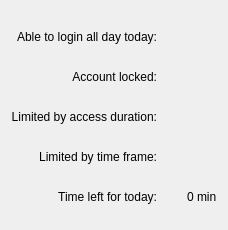
<?xml version="1.0" encoding="UTF-8"?>
<ui version="4.0">
 <class>Form</class>
 <widget class="QWidget" name="Form">
  <property name="geometry">
   <rect>
    <x>0</x>
    <y>0</y>
    <width>214</width>
    <height>230</height>
   </rect>
  </property>
  <property name="windowTitle">
   <string>Form</string>
  </property>
  <layout class="QGridLayout" name="gridLayout">
   <item row="0" column="0">
    <spacer name="verticalSpacer_2">
     <property name="orientation">
      <enum>Qt::Vertical</enum>
     </property>
     <property name="sizeType">
      <enum>QSizePolicy::Fixed</enum>
     </property>
     <property name="sizeHint" stdset="0">
      <size>
       <width>10</width>
       <height>14</height>
      </size>
     </property>
    </spacer>
   </item>
   <item row="1" column="0">
    <widget class="QLabel" name="lbAllDayLogin">
     <property name="minimumSize">
      <size>
       <width>0</width>
       <height>24</height>
      </size>
     </property>
     <property name="layoutDirection">
      <enum>Qt::RightToLeft</enum>
     </property>
     <property name="frameShape">
      <enum>QFrame::NoFrame</enum>
     </property>
     <property name="text">
      <string>Able to login all day today:</string>
     </property>
     <property name="alignment">
      <set>Qt::AlignRight|Qt::AlignTrailing|Qt::AlignVCenter</set>
     </property>
    </widget>
   </item>
   <item row="1" column="2">
    <widget class="KLed" name="kled"/>
   </item>
   <item row="4" column="0">
    <widget class="QLabel" name="lbLock">
     <property name="minimumSize">
      <size>
       <width>0</width>
       <height>24</height>
      </size>
     </property>
     <property name="layoutDirection">
      <enum>Qt::RightToLeft</enum>
     </property>
     <property name="text">
      <string>Account locked:</string>
     </property>
     <property name="alignment">
      <set>Qt::AlignRight|Qt::AlignTrailing|Qt::AlignVCenter</set>
     </property>
    </widget>
   </item>
   <item row="4" column="2">
    <widget class="KLed" name="kled_2"/>
   </item>
   <item row="6" column="0">
    <widget class="QLabel" name="lbBound">
     <property name="minimumSize">
      <size>
       <width>0</width>
       <height>24</height>
      </size>
     </property>
     <property name="layoutDirection">
      <enum>Qt::RightToLeft</enum>
     </property>
     <property name="text">
      <string>Limited by access duration:</string>
     </property>
     <property name="alignment">
      <set>Qt::AlignRight|Qt::AlignTrailing|Qt::AlignVCenter</set>
     </property>
    </widget>
   </item>
   <item row="6" column="2">
    <widget class="KLed" name="kled_3">
     <property name="state">
      <enum>KLed::On</enum>
     </property>
    </widget>
   </item>
   <item row="8" column="0">
    <widget class="QLabel" name="lbLimit">
     <property name="minimumSize">
      <size>
       <width>0</width>
       <height>24</height>
      </size>
     </property>
     <property name="layoutDirection">
      <enum>Qt::RightToLeft</enum>
     </property>
     <property name="text">
      <string>Limited by time frame:</string>
     </property>
     <property name="alignment">
      <set>Qt::AlignRight|Qt::AlignTrailing|Qt::AlignVCenter</set>
     </property>
    </widget>
   </item>
   <item row="8" column="2">
    <widget class="KLed" name="kled_4"/>
   </item>
   <item row="10" column="0">
    <widget class="QLabel" name="lbTimeLeft">
     <property name="minimumSize">
      <size>
       <width>0</width>
       <height>24</height>
      </size>
     </property>
     <property name="layoutDirection">
      <enum>Qt::RightToLeft</enum>
     </property>
     <property name="text">
      <string>Time left for today:</string>
     </property>
     <property name="alignment">
      <set>Qt::AlignRight|Qt::AlignTrailing|Qt::AlignVCenter</set>
     </property>
    </widget>
   </item>
   <item row="10" column="2">
    <widget class="QLabel" name="lbTimeLeftStatus">
     <property name="text">
      <string>0 min</string>
     </property>
    </widget>
   </item>
   <item row="11" column="0" colspan="3">
    <spacer name="verticalSpacer">
     <property name="orientation">
      <enum>Qt::Vertical</enum>
     </property>
     <property name="sizeHint" stdset="0">
      <size>
       <width>206</width>
       <height>71</height>
      </size>
     </property>
    </spacer>
   </item>
   <item row="3" column="0">
    <spacer name="verticalSpacer_3">
     <property name="orientation">
      <enum>Qt::Vertical</enum>
     </property>
     <property name="sizeType">
      <enum>QSizePolicy::Fixed</enum>
     </property>
     <property name="sizeHint" stdset="0">
      <size>
       <width>5</width>
       <height>10</height>
      </size>
     </property>
    </spacer>
   </item>
   <item row="5" column="0">
    <spacer name="verticalSpacer_4">
     <property name="orientation">
      <enum>Qt::Vertical</enum>
     </property>
     <property name="sizeType">
      <enum>QSizePolicy::Fixed</enum>
     </property>
     <property name="sizeHint" stdset="0">
      <size>
       <width>5</width>
       <height>10</height>
      </size>
     </property>
    </spacer>
   </item>
   <item row="7" column="0">
    <spacer name="verticalSpacer_5">
     <property name="orientation">
      <enum>Qt::Vertical</enum>
     </property>
     <property name="sizeType">
      <enum>QSizePolicy::Fixed</enum>
     </property>
     <property name="sizeHint" stdset="0">
      <size>
       <width>5</width>
       <height>10</height>
      </size>
     </property>
    </spacer>
   </item>
   <item row="9" column="0">
    <spacer name="verticalSpacer_6">
     <property name="orientation">
      <enum>Qt::Vertical</enum>
     </property>
     <property name="sizeType">
      <enum>QSizePolicy::Fixed</enum>
     </property>
     <property name="sizeHint" stdset="0">
      <size>
       <width>5</width>
       <height>10</height>
      </size>
     </property>
    </spacer>
   </item>
   <item row="8" column="1">
    <spacer name="horizontalSpacer">
     <property name="orientation">
      <enum>Qt::Horizontal</enum>
     </property>
     <property name="sizeType">
      <enum>QSizePolicy::Fixed</enum>
     </property>
     <property name="sizeHint" stdset="0">
      <size>
       <width>5</width>
       <height>5</height>
      </size>
     </property>
    </spacer>
   </item>
  </layout>
 </widget>
 <customwidgets>
  <customwidget>
   <class>KLed</class>
   <extends>QWidget</extends>
   <header>kled.h</header>
  </customwidget>
 </customwidgets>
 <resources/>
 <connections/>
</ui>
